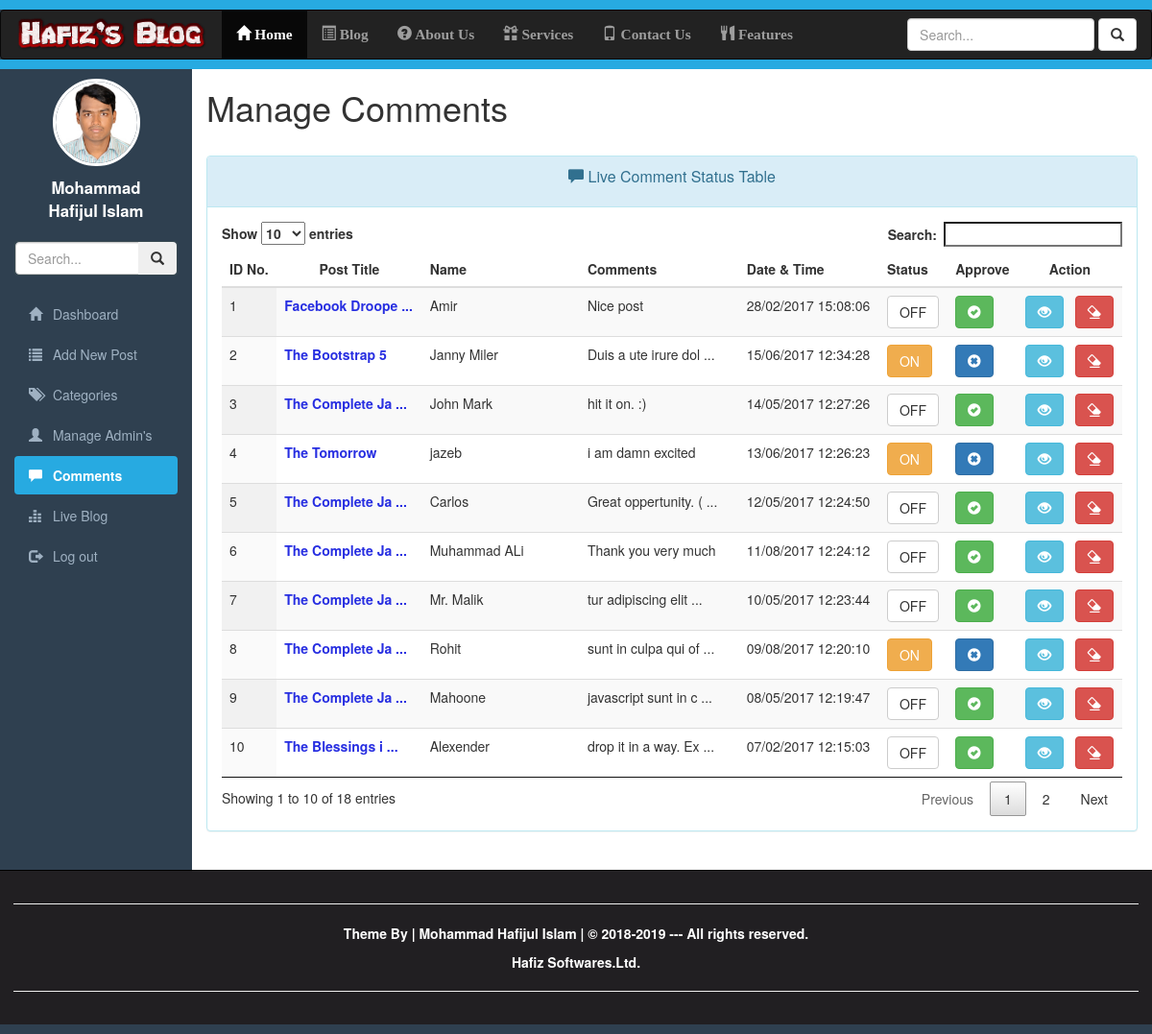
The page /comments.php on the database its author committed.
### tables this page shows
CREATE TABLE `comments` (
  `id` int(10) UNSIGNED NOT NULL,
  `postid` int(10) UNSIGNED NOT NULL DEFAULT '0',
  `authorname` varchar(255) NOT NULL DEFAULT '',
  `name` varchar(255) NOT NULL DEFAULT '',
  `emailaddress` varchar(255) NOT NULL DEFAULT '',
  `comments` varchar(500) NOT NULL DEFAULT '',
  `datetime` varchar(45) NOT NULL DEFAULT '',
  `approvedby` varchar(255) NOT NULL DEFAULT '',
  `status` tinyint(1) UNSIGNED NOT NULL DEFAULT '0',
  `created` datetime NOT NULL DEFAULT CURRENT_TIMESTAMP,
  `modified` datetime NOT NULL DEFAULT CURRENT_TIMESTAMP ON UPDATE CURRENT_TIMESTAMP
);

CREATE TABLE `userposts` (
  `id` int(10) UNSIGNED NOT NULL,
  `author` varchar(255) DEFAULT NULL,
  `categoryno` int(10) UNSIGNED NOT NULL,
  `datetime` varchar(45) DEFAULT NULL,
  `title` varchar(255) DEFAULT NULL,
  `image` text NOT NULL,
  `post` text NOT NULL,
  `created` datetime NOT NULL DEFAULT CURRENT_TIMESTAMP,
  `modified` datetime NOT NULL DEFAULT CURRENT_TIMESTAMP,
  `status` tinyint(1) UNSIGNED NOT NULL DEFAULT '0'
);

### comments.php (the view, shortened to what this page needs)
<?php
    require_once 'utilities/dbconnection.php';
    $sql = "SELECT `userposts`.`title` AS `posttitle`, `comments`.`id`, `comments`.`datetime` AS `commenttime`, `comments`.`name`, `comments`, `comments`.`status`" .
           "FROM `comments`, `userposts`" .
           "WHERE `comments`.`postid` = `userposts`.`id`" .
           "ORDER BY `comments`.`id` DESC;";
    $result = $conn->query($sql);
    $commentslist = array();
    if ($result->num_rows > 0) {
        while ($row = $result->fetch_assoc()) {
            array_push($commentslist, $row);
        }
    } else {
        array_push($commentslist, NULL);
        echo $conn->error();
    }
?>
<!DOCTYPE html>
<html lang="en-US">
    <head>
        <link href="resources/css/jquery.dataTables.min.css" rel="stylesheet" type="text/css"/>
        <link href="resources/css/responsive.dataTables.min.css" rel="stylesheet" type="text/css"/>
        <link href="resources/bootstrap/css/bootstrap.min.css" rel="stylesheet" type="text/css" />
        <link href="resources/css/adminstyle.css" rel="stylesheet" type="text/css"/>
    </head>
    <body>
        <div class="wrapper">
            <div style="height:10px; background-color:#27aae1;" ></div>
            <nav class="navbar navbar-inverse"  >
                <div id="header-title" class="navbar-header">
                    <a href="#" class="navbar-brand">
                        <img class="img-responsive" src="resources/img/headTitle.png" style="margin-top:-10px; width: 200px;" />
                    </a>
                </div>
                <div class="collapse navbar-collapse" id="collapse">
                    <ul class="nav navbar-nav">
                        <li class="active"><a href="dashboard.php"><span class="glyphicon glyphicon-home"></span> Home</a></li>
                        <li><a href="blog.php"><span class="glyphicon glyphicon-list-alt"></span> Blog</a></li>
                        <li><a href="#"><span class="glyphicon glyphicon-question-sign"></span> About Us</a></li>
                        <li><a href="#"><span class="glyphicon glyphicon-gift"></span> Services</a></li>
                        <li><a href="#"><span class="glyphicon glyphicon-phone"></span> Contact Us</a></li>
                        <li><a href="#"><span class="glyphicon glyphicon-cutlery"></span> Features</a></li>
                    </ul>
                    <form action="search.php" method="post" class="navbar-form navbar-right">
                        <div class="form-group">
                            <input type="text" class="form-control" name="search" placeholder="Search..." >
                        </div>
                        <button type="submit" class="btn btn-default" name="searchbutton"><span class="glyphicon glyphicon-search"></span></button>
                    </form>
                </div>
            </nav>
            <div style="height:10px; background-color:#27aae1; margin-top: -20px;" ></div>
            <div class="container-fluid">
                <div class="row">
                    <div class="col-sm-2" id="slidebar">
                        <div class="row profile">
                            <div class="col-lg-12">
                                <center>
                                    <img class="img-circle profile-pic" src="postcontent/profile-pic/admin.jpg" />
                                </center>
                            </div>
                            <div class="col-lg-12">
                                <div class="profile-name">
                                    <p>Mohammad Hafijul Islam</p>
                                </div>
                            </div>
                        </div>
                        <div class="row">
                            <div class="col-lg-12">
                                <form action="#" method="get" class="sidebar-form">
                                    <div class="input-group">
                                        <input type="text" name="q" class="form-control" placeholder="Search...">
                                        <span class="input-group-btn">
                                            <button type="submit" name="search" id="search-btn" class="btn btn-flat"><i class="glyphicon glyphicon-search"></i>
                                            </button>
                                        </span>
                                    </div>
                                </form>
                            </div>
                        </div>
                        <br/>
                        <ul id="side-menu" class="nav nav-pills nav-stacked">
                            <li><a href="dashboard.php"><span class="glyphicon glyphicon-home"></span> Dashboard</a></li>
                            <li ><a href="addnewpost.php"><span class="glyphicon glyphicon-list"></span> Add New Post</a></li>
                            <li ><a href="category.php"><span class="glyphicon glyphicon-tags"></span> Categories</a></li>
                            <li ><a href="manageadmin.php"><span class="glyphicon glyphicon-user"></span> Manage Admin's</a></li>
                            <li class="active"><a href="comments.php"><span class="glyphicon glyphicon-comment"></span> Comments</a></li>
                            <li ><a href="liveblog.php"><span class="glyphicon glyphicon-equalizer"></span> Live Blog</a></li>
                            <li ><a href="login.php"><span class="glyphicon glyphicon-log-out"></span> Log out</a></li>
                        </ul>
                    </div>
                    <div class="col-sm-10">
                        <h1>Manage Comments</h1>
                        <br/>
                        <div class="panel panel-info">
                            <div class="panel-heading">
                                <span class="panel-title">
                                    <p class="text-center text-capitalize"><span class="glyphicon glyphicon-comment"></span>  Live Comment Status Table</p>
                                </span>
                            </div>
                            <div class="panel-body">
                                <table id="postTable" class="table table-striped table-hover display">
                                    <thead>
                                        <tr>
                                            <th>ID No.</th>
                                            <th><center>Post Title</center></th>
                                            <th>Name</th>
                                            <th>Comments</th>
                                            <th>Date & Time</th>
                                            <th>Status</th>
                                            <th><center>Approve</center></th>
                                            <th><center>Action</center></th>
                                        </tr>
                                    </thead>
                                    <tbody>
                                        <?php
                                        if (empty($commentslist)) {
                                            echo "<tr>";
                                            echo "<td colspan=\"9\"> There are no Comment Found</td>";
                                            echo "</tr>";
                                        } else {
                                            $counter = 1;
                                            foreach ($commentslist as $comment) {
                                              echo "<tr>";
                                                echo "<td>" . $counter . "</td>";
                                                echo "<td class=\"table-post-title\" title=\"" . $comment['posttitle'] ."\">";
                                                if(strlen($comment['posttitle'])>15)
                                                    echo substr($comment['posttitle'], 0, 15) . " ...</td>";
                                                else
                                                    echo $comment['posttitle'];
                                                echo "</td>";
                                                echo "<td>" . $comment['name'] . "</td>";
                                                echo "<td title=\"" . $comment['comments'] ."\">";
                                                if(strlen($comment['comments'])>20)
                                                    echo substr($comment['comments'], 0, 20) . " ...</td>";
                                                else
                                                    echo $comment['comments'];
                                                echo "</td>";
                                                echo "<td>" . str_replace("-", "/", $comment['commenttime']) . "</td>";
                                                if($comment['status'] == 1){
                                                    echo "<td><label class=\"btn btn-warning\">ON</label></td>";
                                                }
                                                else {
                                                    echo "<td><label class=\"btn btn-default\">OFF</label></td>";
                                                }?>
                                                <td>
                                                    <?php if($comment['status'] == 0) { ?>
                                                    <a href="comments.php?commentid=<?php echo $comment['id']. "&action=OK";?>"><button class="btn btn-success"><span class="glyphicon glyphicon-ok-sign"></span></button></a>&nbsp;&nbsp;
                                                    <?php } if($comment['status'] == 1) { ?>
                                                    <a href="comments.php?commentid=<?php echo $comment['id']. "&action=NOTOK";?>"><button class="btn btn-primary"><span class="glyphicon glyphicon-remove-sign"></span></button></a>
                                                    <?php } ?>
                                                </td>
                                                <td>
                                                    <a href="comments.php?commentid=<?php echo $comment['id']. "&action=DELETE";?>"><button class="btn btn-info"><span class="glyphicon glyphicon-eye-open"></span></button></a>&nbsp;&nbsp;
                                                    <a href="comments.php?commentid=<?php echo $comment['id']. "&action=DELETE";?>"><button class="btn btn-danger"><span class="glyphicon glyphicon-erase"></span></button></a>
                                                </td>
                                                <?php
                                              echo "</tr>";
                                            $counter++;
                                            }
                                        }
                                        ?>
                                    </tbody>
                                </table>
                            </div>
                        </div>
                        <br/>
                    </div>
                </div>
            </div>
            <div id="footer">
                <hr/>
                <p>
                    Theme By | Mohammad Hafijul Islam | &copy; 2018-2019 --- All rights reserved.
                </p>
                <a href="#" class="contact-link">Hafiz Softwares.Ltd.</a>
                <hr/>
            </div>
        </div>
    </body>
</html>

### resources/css/adminstyle.css (style rules this page uses)
html, body { height: 100%; background-color: #2f4050; font-weight: 400; overflow-x: hidden; overflow-y: auto; }
.wrapper { height: 100%; position: relative; overflow-x: hidden; overflow-y: auto; }
.navbar-nav li { font-weight: bold; font-size: 1.1em; font-family: Bitter, Georgia, "Times New Roman", serif; }
.profile { display: block; margin: 10px 5px 10px 5px; }
.profile-pic { position: relative; width: 70%; align-items: center; border: 3px solid #ffffff; }
.profile-name { display: inline; position: relative; color: #ffffff; text-align: center; }
.profile-name p { padding-top: 10px; font-size: 1.2em; font-weight: bold; }
.sidebar-form { overflow: hidden; text-overflow: clip; display: block !important; -webkit-transform: translateZ(0); border-radius: 3px; border: 1px solid #374850; }
#side-menu { display: block; }
#side-menu a { color: #9fb1c2; }
#side-menu a span { padding-right: 0.5em; }
#side-menu .active a { color: #ffffff; background-color: #27aae1; font-weight: bold; }
.table-post-title { color: #272ee1; font-weight: bold; }
.col-sm-10 { background-color: #ffffff; }
#footer { margin: 0px 0px 10px 0px; border-top: 1px solid #000000; padding: 1em; background-color: #211f22; color: #eeeeee; text-align: center; }
#footer p { color: #ffffff; text-decoration: none; cursor: pointer; font-weight: bold; text-align: center; }
.contact-link { color: #ffffff; text-decoration: none; cursor: pointer; font-weight: bold; }

### rows shown on the page
comments: userposts.title "Facebook Droope", name "Amir", comments "Nice post", datetime "28/02/2017 15:08:06", status "OFF"
comments: userposts.title "The Bootstrap 5", name "Janny Miler", comments "Duis a ute irure dol", datetime "15/06/2017 12:34:28", status "ON"
comments: userposts.title "The Complete Ja", name "John Mark", comments "hit it on. :)", datetime "14/05/2017 12:27:26", status "OFF"
comments: userposts.title "The Tomorrow", name "jazeb", comments "i am damn excited", datetime "13/06/2017 12:26:23", status "ON"
comments: userposts.title "The Complete Ja", name "Carlos", comments "Great oppertunity. (", datetime "12/05/2017 12:24:50", status "OFF"
comments: userposts.title "The Complete Ja", name "Muhammad ALi", comments "Thank you very much", datetime "11/08/2017 12:24:12", status "OFF"
comments: userposts.title "The Complete Ja", name "Mr. Malik", comments "tur adipiscing elit", datetime "10/05/2017 12:23:44", status "OFF"
comments: userposts.title "The Complete Ja", name "Rohit", comments "sunt in culpa qui of", datetime "09/08/2017 12:20:10", status "ON"
comments: userposts.title "The Complete Ja", name "Mahoone", comments "javascript sunt in c", datetime "08/05/2017 12:19:47", status "OFF"
comments: userposts.title "The Blessings i", name "Alexender", comments "drop it in a way. Ex", datetime "07/02/2017 12:15:03", status "OFF"
